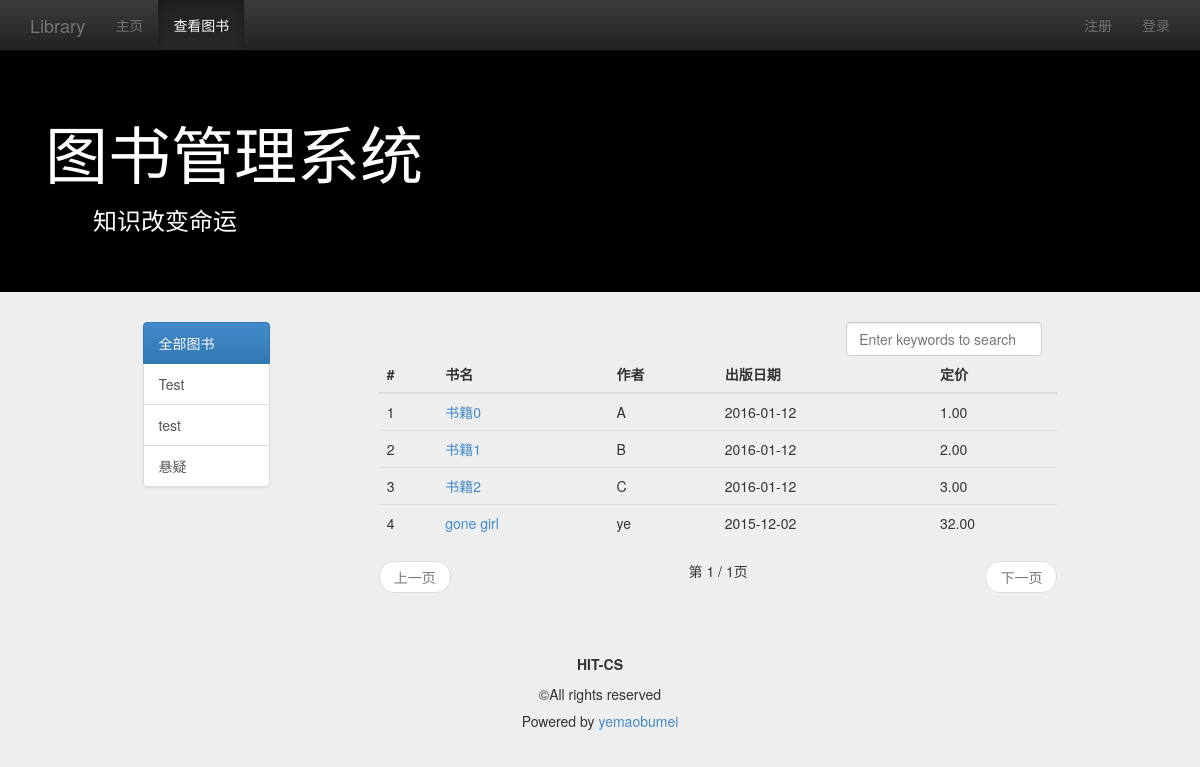
The app's page /view_book_list/ with its own data.
### management/models.py (models this page shows, shortened)
class Book(models.Model):
    name = models.CharField(max_length=128)
    price = models.FloatField()
    author = models.CharField(max_length=128)
    publish_date = models.DateField()
    category = models.CharField(max_length=128)
    class META:
        ordering = ['name']

### management/views.py (the view)
# urls.py: url(r'^view_book_list/$', views.view_book_list, name='view_book_list'),
def view_book_list(request):
    user = request.user if request.user.is_authenticated() else None
    category_list = Book.objects.values_list('category', flat=True).distinct()
    query_category = request.GET.get('category', 'all')
    if (not query_category) or Book.objects.filter(category=query_category).count() is 0:
        query_category = 'all'
        book_list = Book.objects.all()
    else:
        book_list = Book.objects.filter(category=query_category)
    if request.method == 'POST':
        keyword = request.POST.get('keyword', '')
        book_list = Book.objects.filter(name__contains=keyword)
        query_category = 'all'
    paginator = Paginator(book_list, 5)
    page = request.GET.get('page')
    try:
        book_list = paginator.page(page)
    except PageNotAnInteger:
        book_list = paginator.page(1)
    except EmptyPage:
        book_list = paginator.page(paginator.num_pages)
    content = {
        'user': user,
        'active_menu': 'view_book',
        'category_list': category_list,
        'query_category': query_category,
        'book_list': book_list,
    }
    return render(request, 'management/view_book_list.html', content)

### templates/management/view_book_list.html (shortened to what this page needs)
{% extends "management/base.html" %}
{% load staticfiles %}
{% block content %}
    <div class="container">
        <div class="row">
            <div class="col-md-10 col-md-offset-1">
                <div class="col-md-2">
                    <div class="list-group">
                        <a href="{% url 'view_book_list' %}" class="list-group-item" id="id_category_all">
                            全部图书
                        </a>
                        {% for category in category_list %}
                            <a href="{% url 'view_book_list' %}?category={{ category }}" class="list-group-item"
                               id="id_category_{{ category }}">
                                {{ category }}
                            </a>
                        {% endfor %}
                    </div>
                </div>
                <div class="col-md-9 col-md-offset-1">
                    <div class="col-md-4 col-md-offset-8">
                        <form role="form" method="post" name="search_form">
                            <input type="search" class="form-control" name="keyword"
                                   placeholder="Enter keywords to search" id="id_search_input" onkeyup="key_up()"
                                   autofocus>
                        </form>
                    </div>
                    <table class="table table-hover">
                        <thead>
                        <tr>
                            <th>#</th>
                            <th>书名</th>
                            <th>作者</th>
                            <th>出版日期</th>
                            <th>定价</th>
                        </tr>
                        </thead>
                        <tbody>
                        {% for book in book_list %}
                            <tr>
                                <td>{{ forloop.counter }}</td>
                                <td><a href="{% url 'detail' %}?id={{ book.id }}">{{ book.name }}</a></td>
                                <td>{{ book.author }}</td>
                                <td>{{ book.publish_date|date:"Y-m-d" }}</td>
                                <td>{{ book.price|floatformat:2 }}</td>
                            </tr>
                        {% empty %}
                            <tr>
                                <td>暂无图书</td>
                            </tr>
                        {% endfor %}
                        </tbody>
                    </table>
                    <nav>
                        <ul class="pager">
                            {% if book_list.has_previous %}
                                <li class="previous"><a
                                        href="?typ={{ query_category }}&page={{ book_list.previous_page_number }}">上一页</a>
                                </li>
                            {% else %}
                                <li class="previous disabled"><a href="#">上一页</a></li>
                            {% endif %}
                            第 {{ book_list.number }} / {{ book_list.paginator.num_pages }}页
                            {% if book_list.has_next %}
                                <li class="next"><a
                                        href="?typ={{ query_category }}&page={{ book_list.next_page_number }}">下一页</a>
                                </li>
                            {% else %}
                                <li class="next disabled"><a href="#">下一页</a></li>
                            {% endif %}
                        </ul>
                    </nav>
                </div>
            </div>
        </div>
    </div>
{% endblock %}

### templates/management/base.html (shortened to what this page needs)
{% load staticfiles %}
<!DOCTYPE html>
<html lang="zh-cn">
<head>
    <link rel="stylesheet" type="text/css" href="{% static 'css/bootstrap.min.css' %}">
    <link rel="stylesheet" type="text/css" href="{% static 'css/bootstrap-theme.min.css' %}">
    <link rel="stylesheet" type="text/css" href="{% static 'css/base.css' %}">
</head>
<body>
<nav class="navbar navbar-inverse navbar-fixed-top" role="navigation">
    <div class="container">
        <div class="navbar-header">
            <a href="{% url 'homepage' %}" class="navbar-brand">Library</a>
        </div>
        <div class="collapse navbar-collapse" id="navbar-collapse-basepage">
            <ul class="nav navbar-nav">
                <li id="homepage"><a href="{% url 'homepage' %}">主页</a></li>
                <li id="view_book"><a href="{% url 'view_book_list' %}">查看图书</a></li>
            </ul>
            <ul class="nav navbar-nav navbar-right">
                {% if user %}
                    <li><p class="navbar-text">欢迎你&nbsp;&nbsp;<span id="base_name">{{ user.myuser.nickname }}</span></p>
                    </li>
                    <li><a href="{% url 'logout' %}">注销</a></li>
                    <li><a href="{% url 'set_password' %}">修改密码</a></li>
                {% else %}
                    <li><a href="{% url 'signup' %}">注册</a></li>
                    <li><a href="{% url 'login' %}">登录</a></li>
                {% endif %}
            </ul>
        </div>
    </div>
</nav>
<header class="jumbotron subhead" id="header-base">
    <div class="container">
        <h1>图书管理系统</h1>
        <h3>&emsp;&emsp;知识改变命运</h3>
    </div>
</header>
{% block content %}{% endblock %}
<footer class="footer" role="contentinfo">
    <hr>
    <div class="container">
        <p class="text-center"><strong>HIT-CS</strong></p>
        <p class="text-center">©All rights reserved</p>
        <h5 class="text-center"> Powered by&nbsp;<a href="https://github.com/yemaobumei">yemaobumei</a></h5>
    </div>
</footer>
</body>
</html>

### management/static/css/base.css (style rules this page uses)
body { padding-top: 50px; background-color: #eeeeee; }
#header-base { background-color: #000; color: #fff; }

### records on screen
Book: name "书籍0", author "A", publish_date "2016-01-12", price "1.00"
Book: name "书籍1", author "B", publish_date "2016-01-12", price "2.00"
Book: name "书籍2", author "C", publish_date "2016-01-12", price "3.00"
Book: name "gone girl", author "ye", publish_date "2015-12-02", price "32.00"

### other values on screen
{{ category }} "Test" "test" "悬疑"
{{ book_list.number }} "1"
{{ book_list.paginator.num_pages }} "1"
